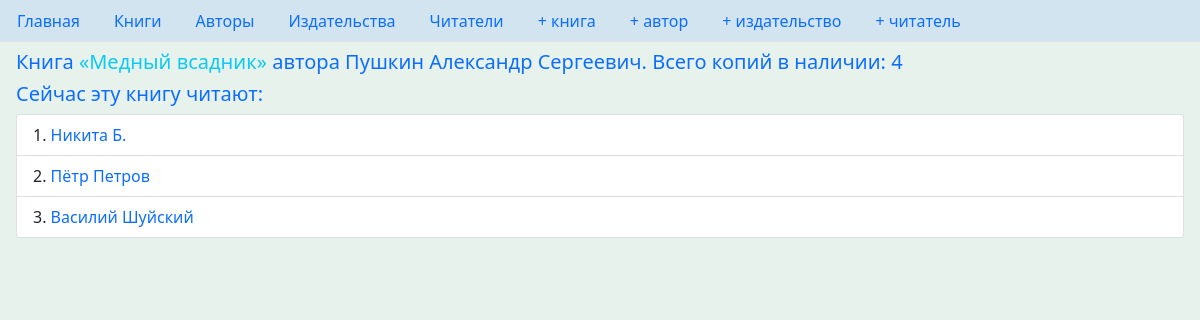
Screenshot of /book/4/ with the database file from the repository.
### p_library/models.py (models this page shows, shortened)
class Book(models.Model):
    class Meta:
        verbose_name = _("объект Книга")
        verbose_name_plural = _("Книги")
    ISBN = models.CharField(
        max_length=13,
        verbose_name=_("Международный стандартный "
                       "книжный номер"),
    )
    title = models.TextField(
        verbose_name=_("Название"),
    )
    description = models.TextField(
        verbose_name=_("Аннотация"),
        blank=True,
    )
    year_release = models.PositiveSmallIntegerField(
        verbose_name=_("Год выхода в свет"),
        blank=True,
    )
    copy_count = models.PositiveSmallIntegerField(
        verbose_name=_("Число копий"),
        default=1,
    )
    price = models.DecimalField(
        max_digits=12,
        decimal_places=2,
        verbose_name=_("Цена"),
    )
    author = models.ForeignKey(
        "p_library.Author",
        verbose_name=_("Автор"),
        on_delete=models.CASCADE,
        null=True,
        blank=True,
        related_name="book_author",
    )
    publisher = models.ForeignKey(
        "p_library.Publisher",
        verbose_name=_("Издательство"),
        on_delete=models.CASCADE,
        null=True,
        blank=True,
        related_name="books",
    )
    year_publishing = models.PositiveIntegerField(
        verbose_name=_("Год издания"),
        blank=True,
    )
    readers = models.ManyToManyField(
        "p_library.Reader",
        through='BookReader',
        symmetrical=False,
        verbose_name=_("Сейчас читают"),
        related_name="reading_books",
        blank=True,
    )

class Author(models.Model):
    class Meta:
        verbose_name = _("объект Автор")
        verbose_name_plural = _("Авторы")
    full_name = models.TextField(
        verbose_name=_("Имя автора"),
        default=_("Неизвестен"),
    )
    birth_year = models.PositiveSmallIntegerField(
        verbose_name=_("Год рождения"),
        blank=True,
        null=True,
    )
    country = models.CharField(
        verbose_name=_("Страна"),
        max_length=2,
        blank=True,
        null=True,
    )
    def __str__(self):
        return Template('$name').substitute(name=self.full_name)

class BookReader(models.Model):
    book = models.ForeignKey(
        Book,
        verbose_name=_("Сейчас читает:"),
        on_delete=models.CASCADE,
        null=True,
        blank=True,
        related_name="book_reading_reader",
    )
    reader = models.ForeignKey(
        Reader,
        verbose_name=_("Эту книгу сейчас читают:"),
        on_delete=models.CASCADE,
        null=True,
        blank=True,
        related_name="reader_reading_book",
    )
    borrow_date = models.DateField(
        verbose_name=_("Дата"),
        null=True,
        blank=True,
        auto_now=True,
    )

class Reader(models.Model):
    class Meta:
        verbose_name = _("Читатель")
        verbose_name_plural = _("Читатели")
    name = models.TextField(
        verbose_name=_("Читатель"),
    )
    address = models.TextField(
        verbose_name=_("Адрес"),
        default=_("Планета Земля"),
    )
    def get_absolute_url(self):
        return reverse_lazy('p_library:view_reader', kwargs={'pk': self.pk})

### p_library/views.py (the view)
# urls.py: path('book/<int:pk>/', views.BookDetail.as_view(), name='view_book', ),
class BookDetail(DetailView):
    model = Book
    def get_context_data(self, **kwargs):
        context = super().get_context_data(**kwargs)
        context['readers'] = BookReader.objects.filter(book=context['book'])
        return context

### p_library/templates/p_library/book_detail.html (shortened to what this page needs)
{% extends 'base.html' %}
{% block main %}
<h5 class="mx-3">Книга <a class="text-decoration-none link-info" href="edit/">&#171;{{ object.title }}&#187;</a> {% if object.author %} автора {{ object.author }}{% else %} неизвестного автора{% endif %}. Всего копий в наличии: {{ object.copy_count }}</h5>
<h5 class="mx-3">Сейчас эту книгу читают:</h5>
{% if not readers %}
    <p class="mx-3">Пока никто</p>
{% else %}
    <ul class="mx-3 list-group list-group-numbered">
    {% for reader in readers %}
        <li class="list-group-item">
            <a class="text-decoration-none" href="{{ reader.reader.get_absolute_url }}">{{ reader.reader.name }}</a>
        </li>
    {% endfor %}
    </ul>
{% endif %}
{% endblock %}

### rows the page displays
Book: title "Медный всадник", author "Пушкин Александр Сергеевич", copy_count "4"
BookReader: reader.name "Никита Б."
BookReader: reader.name "Пётр Петров"
BookReader: reader.name "Василий Шуйский"
